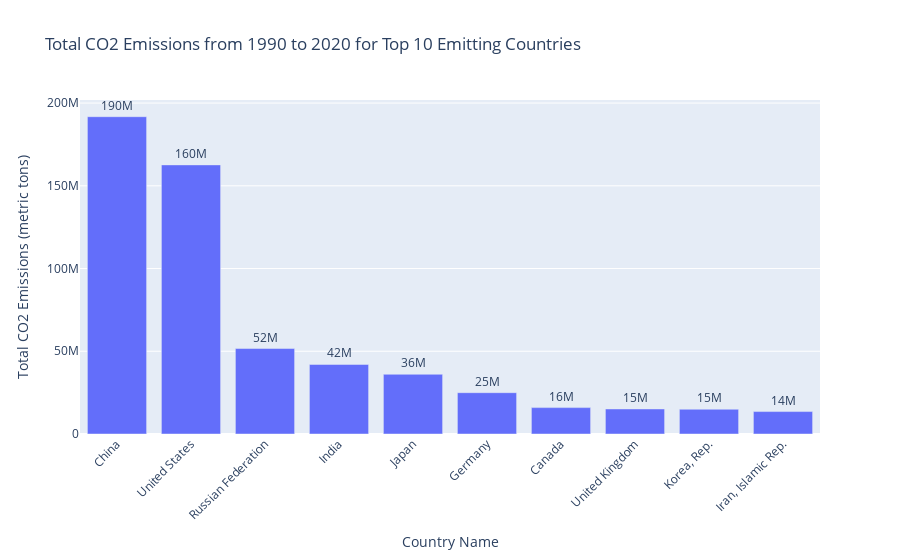

The notebook cell saved with this chart:
### Markdown cell above
### Visualization

### Code cell
# Create the bar chart visualization for the sum of CO2 emissions from 1990 to 2020
fig = px.bar(top_emitters,
             x='Country Name',
             y='CO2 Emissions',
             title='Total CO2 Emissions from 1990 to 2020 for Top 10 Emitting Countries',
             labels={'CO2 Emissions':'Total CO2 Emissions (metric tons)'},
             text='CO2 Emissions')

# Customize the layout for better readability
fig.update_layout(xaxis_tickangle=-45, 
                  yaxis=dict(title='Total CO2 Emissions (metric tons)'))
fig.update_traces(texttemplate='%{text:.2s}', textposition='outside')

# Show the figure
fig.show()

### Figure 1 — Plotly figure (JSON) as saved in the notebook; plotly's stock layout.template omitted (floating-point values rounded to 4 significant figures)
{"data": [{"alignmentgroup": "True", "hovertemplate": "Country Name=%{x}<br>Total CO2 Emissions (metric tons)=%{text}<extra></extra>", "legendgroup": "", "marker": {"color": "#636efa", "pattern": {"shape": ""}}, "name": "", "offsetgroup": "", "orientation": "v", "showlegend": false, "text": [191800000.0, 162600000.0, 51650000.0, 42045842, 36090000.0, 24970000.0, 15940000.0, 15130000.0, 14950000.0, 13550000.0], "textposition": "outside", "texttemplate": "%{text:.2s}", "type": "bar", "x": ["China", "United States", "Russian Federation", "India", "Japan", "Germany", "Canada", "United Kingdom", "Korea, Rep.", "Iran, Islamic Rep."], "xaxis": "x", "y": [191800000.0, 162600000.0, 51650000.0, 42045842, 36090000.0, 24970000.0, 15940000.0, 15130000.0, 14950000.0, 13550000.0], "yaxis": "y"}], "layout": {"barmode": "relative", "legend": {"tracegroupgap": 0}, "title": {"text": "Total CO2 Emissions from 1990 to 2020 for Top 10 Emitting Countries"}, "xaxis": {"anchor": "y", "domain": [0, 1], "tickangle": -45, "title": {"text": "Country Name"}}, "yaxis": {"anchor": "x", "domain": [0, 1], "title": {"text": "Total CO2 Emissions (metric tons)"}}}}
